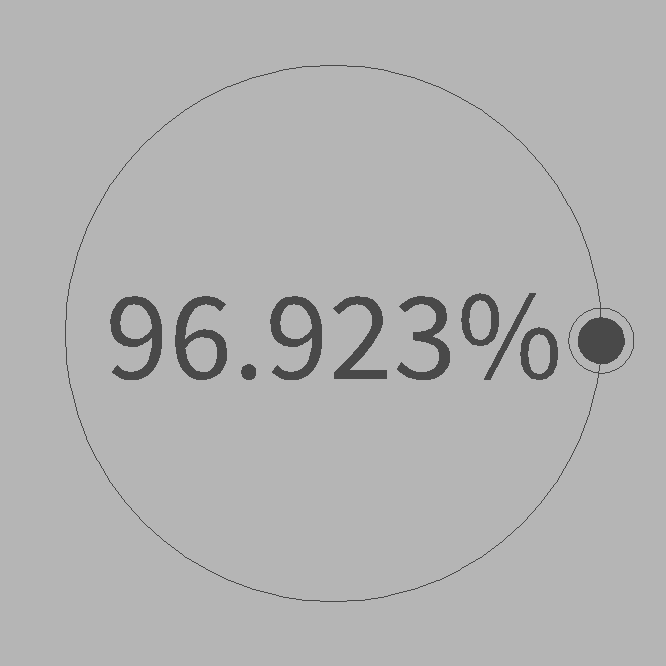
Frame 1 (no input)
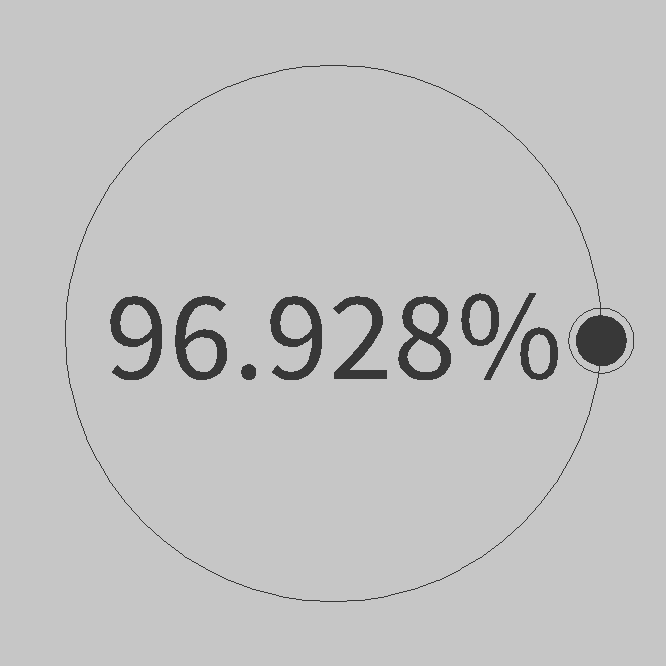
Frame 60 (the mouse pressed at the canvas centre just before this capture)
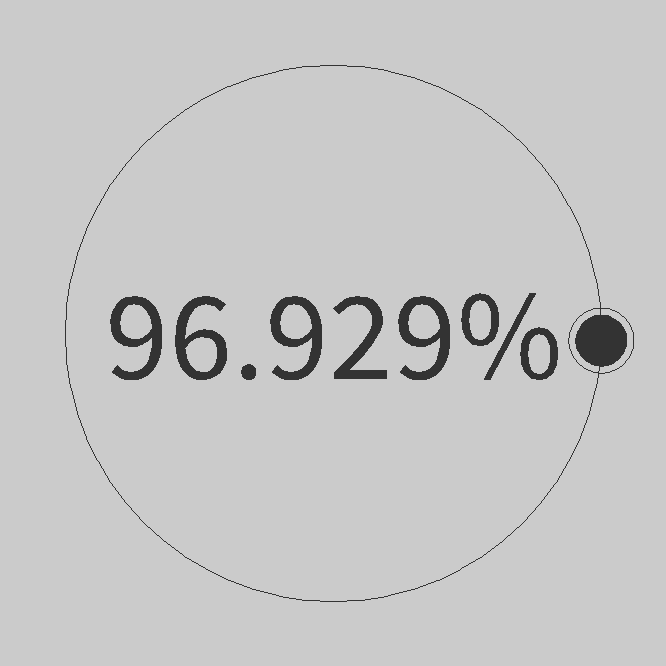
Frame 120 (the mouse held since frame 60 and released just before this capture)

The Processing sketch that drew these frames (run headless with seeded random() and noise(); from frame 60 on, the mouse is pressed at the canvas centre):

// Processing sketch: demo_240408a_clock
// ── demo_240408a_clock.pde
// let's make a weird clock

void setup(){
  size(666, 666); // hail the dark lord, who protects our code
  noSmooth();     // just 'cuz
}

void draw(){
  // 0% at midnight, 100% at just before midnight
  float pctTime = ((hour()*3600 + minute()*60 + second()) / 86400.0) * 100000;
  
  // mapping seconds and minutes to a greyscale color
  float secondMapped = map(second(), 0, 59, 0, 255);
  float minuteMapped = map(minute(), 0, 59, TAU * 0.75, TAU * 1.75);
  float clockRadius = width/2 - 65;
  
  // background starts at black and becomes brighter as the minute rolls over
  background(secondMapped);
  
  // draw our frame circles
  noFill();
  strokeWeight(1);
  stroke(255 - secondMapped);
  circle(width/2, height/2, clockRadius * 2);
  circle(width/2 + cos(minuteMapped) * clockRadius, // x
         height/2 + sin(minuteMapped) * clockRadius, // y
         65);
  
  // draw the minute hand orbiting
  fill(255 - secondMapped); // inverse of the background
  circle(width/2 + cos(minuteMapped) * clockRadius, // x
         height/2 + sin(minuteMapped) * clockRadius, // y
         second() + 4); // size
  
  // draw the current time as a % of the total day
  // to three digits, so it's generally moving
  // TODO: add trailing 0s for consistency
  textAlign(CENTER, CENTER);
  textSize(128);
  text(int(pctTime)/1000.0 + "%", width/2, height/2);
}
